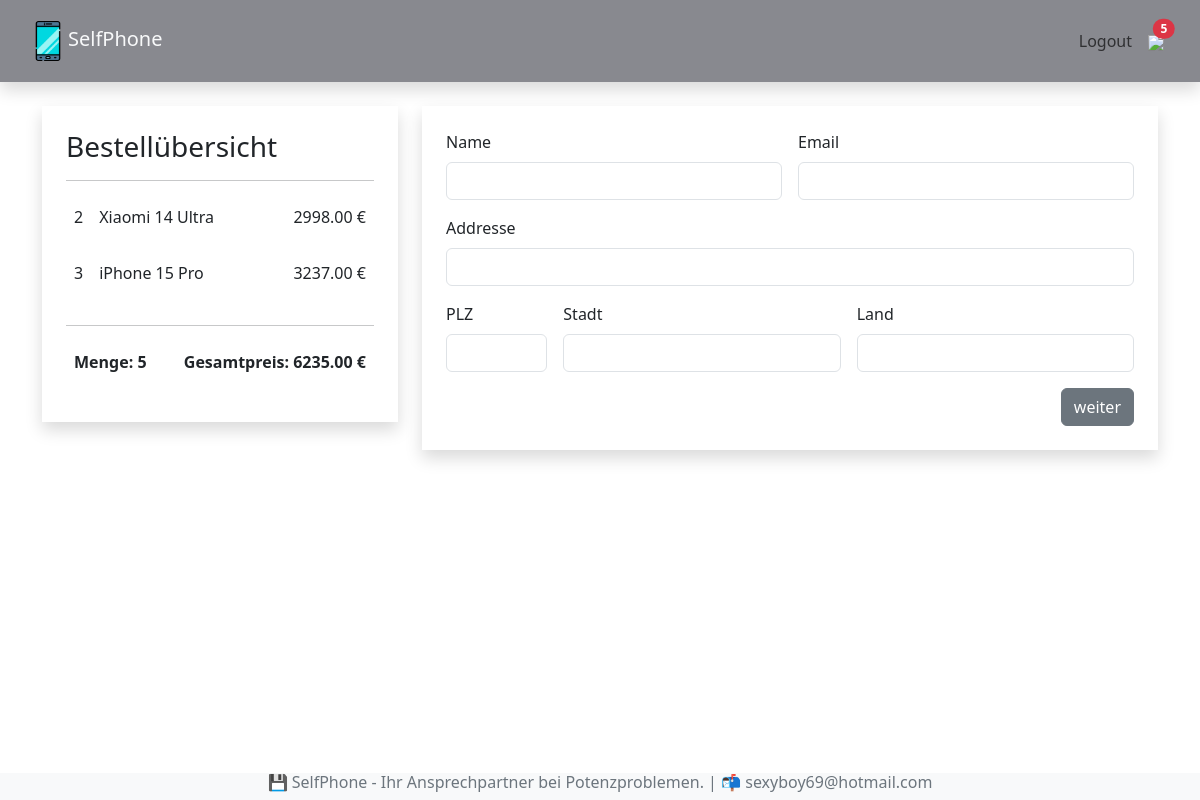
The app's page /kasse/ (signed in) with its own data.
### shop/models.py (models this page shows, shortened)
class BestellteArtikel(models.Model):
    artikel = models.ForeignKey(Artikel, on_delete=models.SET_NULL, null=True, blank=True)
    bestellung = models.ForeignKey(Bestellung, on_delete=models.SET_NULL, null=True, blank=True)
    menge = models.IntegerField(default=0, null=True, blank=True)
    datum = models.DateTimeField(auto_now_add=True)
    @property
    def get_summe(self):
        summe = self.artikel.preis * self.menge
        return summe

class Artikel(models.Model):
    name = models.CharField(max_length=200, null=True)
    beschreibung = models.TextField(null=True, blank=True)
    preis = models.FloatField()
    bild = models.ImageField(null=True, blank=True)

class Bestellung(models.Model):
    kunde = models.ForeignKey(Kunde, on_delete=models.SET_NULL, null=True, blank=True)
    bestelldatum = models.DateTimeField(auto_now_add=True)
    erledigt = models.BooleanField(default=False, null=True, blank=True)
    auftrags_id = models.CharField(max_length=200, null=200)
    @property
    def get_gesamtpreis(self):
        bestellteartikels = self.bestellteartikel_set.all()
        gesamtpreis = sum(artikel.get_summe for artikel in bestellteartikels)
        return gesamtpreis
    @property
    def get_gesamtmenge(self):
        bestellteartikels = self.bestellteartikel_set.all()
        gesamtmenge = sum(artikel.menge for artikel in bestellteartikels)
        return gesamtmenge

### shop/views.py (the view)
# urls.py: path('kasse/', views.kasse, name ="kasse"),
def kasse(request):
    if request.user.is_authenticated:
        kunde = request.user.kunde
        bestellung, created = Bestellung.objects.get_or_create(kunde=kunde, erledigt=False)
        artikels = bestellung.bestellteartikel_set.all()
    else:
        artikels = []
        bestellung = []
    ctx = {"artikels":artikels, "bestellung":bestellung}
    return render(request, 'shop/kasse.html', ctx)

### shop/context_processors.py (called while the page is built)
def warenkorb_anzahl(request):
    if request.user.is_authenticated:
        kunde = request.user.kunde
        bestellung = Bestellung.objects.get(kunde=kunde, erledigt=False)
        if bestellung:
            menge = bestellung.get_gesamtmenge
        else:
            menge = 0
    else:
        menge = 0
    return {'menge': menge}

### shop/templates/shop/kasse.html
{% extends 'shop/index.html' %}
{% block content %}
    <div class="row mt-4">
        <div class="col-4">
            <div class="shadow p-4">
                <h3>Bestellübersicht</h3>
                <hr>
                {% for artikel in artikels %}
                <div class="d-flex">
                    <p class="p-2">{{artikel.menge}}</p>
                    <p class="me-auto p-2">{{artikel.artikel.name}}</p>
                    <p class="p-2">{{artikel.get_summe|floatformat:2}} €</p>
                </div>
                {% endfor %}
                <hr>
                <div class="d-flex">
                    <p class="me-auto fw-bold p-2">Menge: {{bestellung.get_gesamtmenge}}</p>
                    <p class="fw-bold p-2">Gesamtpreis: {{bestellung.get_gesamtpreis|floatformat:2}} €</p>
                </div>
            </div>
        </div>
        <div class="col-8">
            <div class="shadow p-4">
                <form class="row g-3">
                    <div class="col-md-6">
                      <label for="inputName" class="form-label">Name</label>
                      <input type="text" class="form-control" id="inputName">
                    </div>
                    <div class="col-md-6">
                        <label for="inputEmail" class="form-label">Email</label>
                        <input type="email" class="form-control" id="inputEmail">
                    </div>
                    <div class="col-12">
                      <label for="inputAddress" class="form-label">Addresse</label>
                      <input type="text" class="form-control" id="inputAddress">
                    </div>
                    <div class="col-md-2">
                        <label for="inputPlz" class="form-label">PLZ</label>
                        <input type="text" class="form-control" id="inputPlz">
                      </div>
                    <div class="col-md-5">
                      <label for="inputStadt" class="form-label">Stadt</label>
                      <input type="text" class="form-control" id="inputStadt">
                    </div>
                    <div class="col-md-5">
                        <label for="inputLand" class="form-label">Land</label>
                        <input type="text" class="form-control" id="inputLand">
                      </div>
                    <div class="col-12 d-flex justify-content-end">
                      <button type="submit" id="formular-button" class="btn btn-secondary">weiter</button>
                    </div>
                  </form>
            </div>
        </div>
    </div>
{% endblock content %}

### records on screen
BestellteArtikel: menge "2", artikel.name "Xiaomi 14 Ultra", get_summe "2998.00"
BestellteArtikel: menge "3", artikel.name "iPhone 15 Pro", get_summe "3237.00"
Bestellung: get_gesamtmenge "5", get_gesamtpreis "6235.00"

### other values on screen
{{ menge }} "5"
